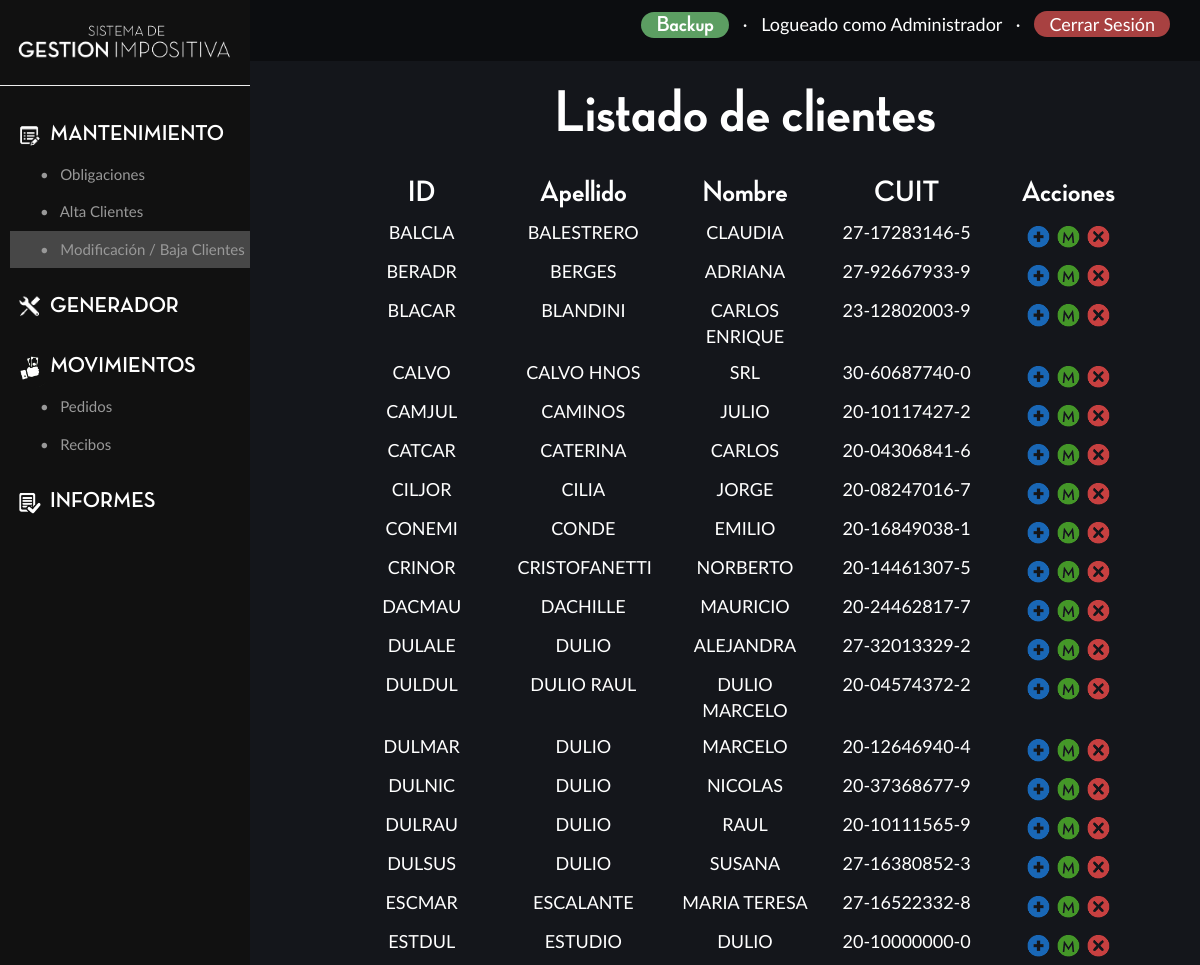
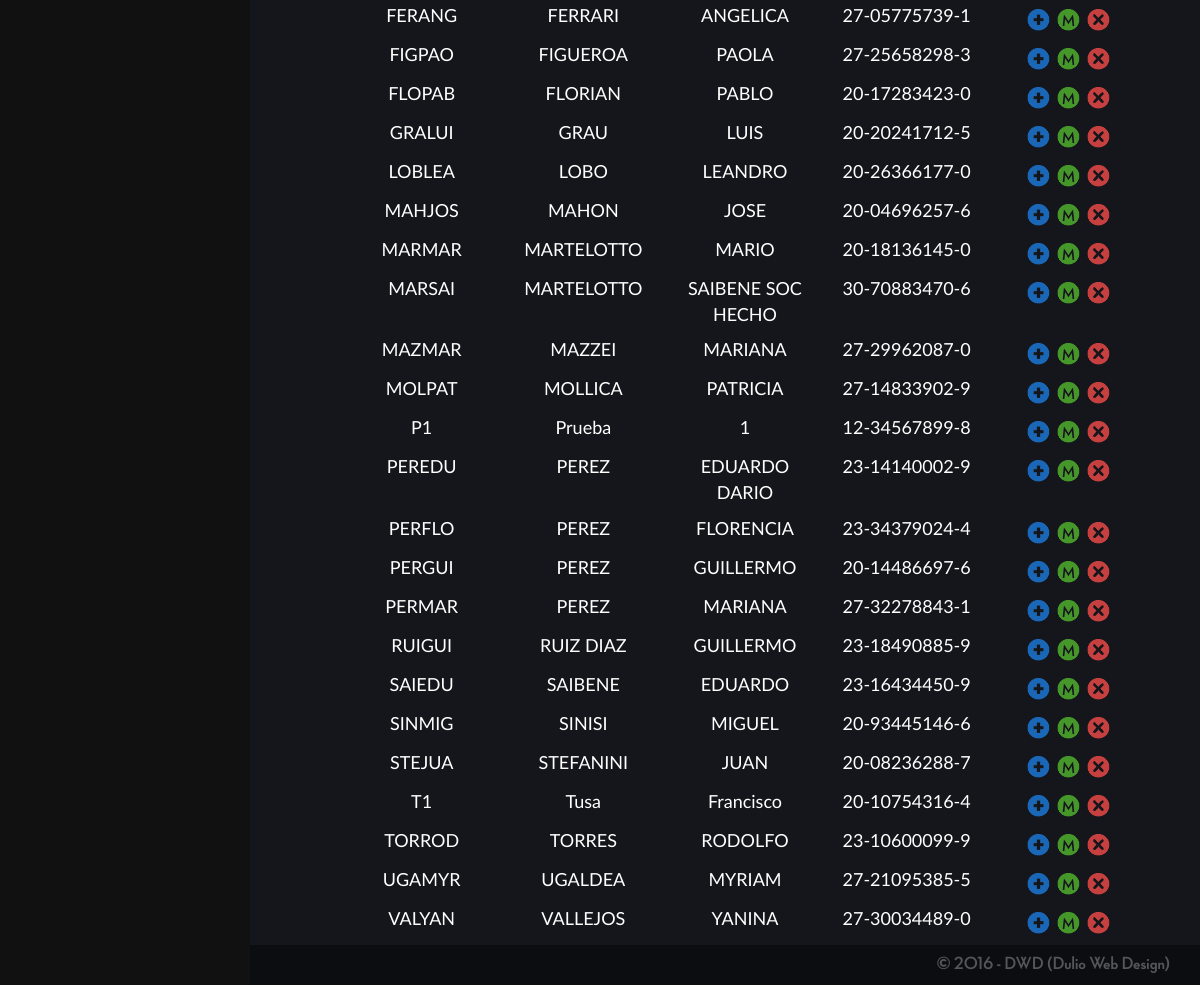
The page /modificacionBajaCliente.php (signed in) on the database its author committed (2 pictures, top to bottom).
### tables this page shows
CREATE TABLE `usuario` (
  `username` varchar(30) NOT NULL,
  `password` varchar(100) NOT NULL,
  `tipoUsuario` varchar(1) NOT NULL,
  PRIMARY KEY (`username`)
);

CREATE TABLE `cliente` (
  `idCliente` varchar(10) NOT NULL,
  `nombre` varchar(100) NOT NULL,
  `apellido` varchar(100) NOT NULL,
  `CUIT` varchar(11) DEFAULT NULL,
  `fechaNacimiento` date DEFAULT NULL,
  `nacionalidad` varchar(100) DEFAULT NULL,
  `mail` varchar(100) DEFAULT NULL,
  `celular` varchar(40) DEFAULT NULL,
  `companiaCelular` varchar(50) DEFAULT NULL,
  `telefonoFijo` varchar(40) DEFAULT NULL,
  `habilitado` tinyint(1) NOT NULL DEFAULT '1',
  `honorarioBase` float NOT NULL DEFAULT '0',
  PRIMARY KEY (`idCliente`)
);

### session.php (called while the page is built, shortened)
<?php
	require("conecto.php");
	$user_check=$_SESSION['login_user'];
	$ses_sql=mysqli_query($conexion, "SELECT username FROM usuario WHERE username='$user_check'");
	$row = mysqli_fetch_assoc($ses_sql);
	$login_session =$row['username'];
?>

### funciones.php (called while the page is built, shortened)
<?php
	require "conecto.php";
	function getTipoUsuario($username){
		global $conexion;
		$sql="SELECT tipoUsuario FROM usuario WHERE username = '$username'";
		$resultado = mysqli_query($conexion,$sql);
		$tipoUsuario = mysqli_fetch_row($resultado);
		return $tipoUsuario[0];
	}
?>

### modificacionBajaCliente.php (the view, shortened to what this page needs)
<?php
	include "session.php";
	include "funciones.php";
?>
<!doctype html>
<html>
<head>
    <link rel="stylesheet" href="css/bootstrap.css">
    <link rel="stylesheet" href="estilospanel.css">
</head>
<body>
	<?php
		include "conecto.php";
	?>
	<div class="lateral">
		<?php
			include "modificar/logoInside.php";
		?>
		<hr>
		<?php
			$tipoUsuario= getTipoUsuario($login_session);
			switch ($tipoUsuario) {
						case 0:
							include "modificar/menu0.php";
							break;
					}
		?>
	</div>
	<div class="principal">
		<div class="superior">
			<?php include "modificar/superior.php"; ?>
		</div>
		<div id="listado" class="contenido">
			<div class="row">
				<h1 align="center">
					Listado de clientes
				</h1>
			</div>
			<div class="row">
				<?php
					$sql = "SELECT * FROM cliente WHERE habilitado = 1 ORDER BY idCliente";
					$resultado = mysqli_query($conexion,$sql);
					echo"
						<div class='row'>
							<div class='col-sm-1'>
								<p align='center'>
								</p>
							</div>
							<div class='col-sm-2'>
								<h2 align='center'>
									ID
								</h2>
							</div>
							<div class='col-sm-2'>
								<h2 align='center'>
									Apellido
								</h2>
							</div>
							<div class='col-sm-2'>
								<h2 align='center'>
									Nombre
								</h2>
							</div>
							<div class='col-sm-2'>
								<h2 align='center'>
									CUIT
								</h2>
							</div>
							<div class='col-sm-2'>
								<h2 align='center'>
									Acciones
								</h2>
							</div>
							<div class='col-sm-1'>
								<p align='center'>
								</p>
							</div>
						</div>
						";
					while($clientes = mysqli_fetch_assoc($resultado)){
						$cuit = $clientes['CUIT'];
						$cuitAimprimir = $cuit[0].$cuit[1]."-".$cuit[2].$cuit[3].$cuit[4].$cuit[5].$cuit[6].$cuit[7].$cuit[8].$cuit[9]."-".$cuit[10];
						echo"
							<div class='row'>
								<div class='col-sm-1'>
									<p align='center'>
									</p>
								</div>
								<div class='col-sm-2'>
									<p align='center' class='listadoClientes'>
										".$clientes['idCliente']."
									</p>
								</div>
								<div class='col-sm-2'>
									<p align='center' class='listadoClientes'>
										".$clientes['apellido']."
									</p>
								</div>
								<div class='col-sm-2'>
									<p align='center' class='listadoClientes'>
										".$clientes['nombre']."
									</p>
								</div>
								<div class='col-sm-2'>
									<p align='center' class='listadoClientes'>
										".$cuitAimprimir."
									</p>
								</div>
								<div class='col-sm-2'>
									<p align='center'>
										<a class='verMas' href='#' id='".$clientes['idCliente']."'>
											<img src='img/mas.png' width='25px' alt='Ver Más'>
										</a>
										<a class='modificar' href='#' id='".$clientes['idCliente']."'>
											<img src='img/modificar.png' width='25px' alt='Modificar'>
										</a>
										<a class='eliminar' href='#' id='".$clientes['idCliente']."'>
											<img src='img/cross.png' width='25px' alt='Eliminar'>
										</a>
									</p>
								</div>
								<div class='col-sm-1'>
									<p align='center'>
									</p>
								</div>
							</div>
						";
					}
				?>
			</div>
		</div>
		<div class="inferior">
			<h4 align="right">
	    		<a target="_blank" class="footer" href="http://www.dulio.com.ar">&copy; 2016 - DWD (Dulio Web Design)</a>
	    	</h4>
		</div>
	</div>
</body>
</html>

### modificar/superior.php (shortened to what this page needs)
<?php
	$idTipoUsuario=getTipoUsuario($login_session);
	echo"
		<p class='logueadocomo' align='right'>
	";
	if($idTipoUsuario==0){
		echo"
					<a id='visitarsitio' href='quieresBackupear.php'>Backup</a> &nbsp; &middot; &nbsp;
				";
	}
				echo"
				Logueado como
				";
					switch ($idTipoUsuario) {
						case 0:
							$tipoUsuario = 'Administrador';
							break;
					}
						echo "$tipoUsuario";
				echo"
				&nbsp; &middot; &nbsp; <a id='cerrarsesion' href='backupAlternativo.php'>Cerrar Sesión</a>
			</p>
	";
?>

### estilospanel.css (style rules this page uses)
* { margin: 0; padding: 0; }
html { height: 100%; min-height: 100%; }
body { font-family: 'LatoR'; overflow-x: hidden; height: 100%; min-height: 100%; background-color: #14161b; }
h1, h2, h3, h4, h5, h6 { font-family: 'Neutra'; }
h1 { font-size: 60px; }
.lateral { width: 250px; position: fixed; height: 100%; background-color: #111111; color: #FFF; overflow-y: auto; }
.principal { margin-left: 250px; min-height: 100%; background-color: #14161b; color: #FFF; display: flex; flex-direction: column; justify-content: space-between; }
.superior { background-color: #0c0d10; }
.contenido { min-height: 80%; font-size: 20px; }
.inferior { background-color: #0c0d10; }
a { color: #FFF; }
.logueadocomo { font-size: 18px; padding: 10px 0px; padding-right: 30px; }
#visitarsitio { font-family: 'Neutra'; font-size: 22px; }
.footer { color:rgba(255,255,255,0.3); padding-right:30px; }
#visitarsitio { border-radius: 15px; padding: 2px 15px; background-color: #5c9e62; }
#cerrarsesion { border-radius: 15px; padding: 2px 15px; background-color: #a84141; }
#listado { margin-left: 40px; }
#cerrarsesion { color: #FFF; }
.listadoClientes { font-size: 18px; }

### rows shown on the page
usuario: tipoUsuario "Administrador"
cliente: idCliente "BALCLA", apellido "BALESTRERO", nombre "CLAUDIA", CUIT "27-17283146-5"
cliente: idCliente "BERADR", apellido "BERGES", nombre "ADRIANA", CUIT "27-92667933-9"
cliente: idCliente "BLACAR", apellido "BLANDINI", nombre "CARLOS ENRIQUE", CUIT "23-12802003-9"
cliente: idCliente "CALVO", apellido "CALVO HNOS", nombre "SRL", CUIT "30-60687740-0"
cliente: idCliente "CAMJUL", apellido "CAMINOS", nombre "JULIO", CUIT "20-10117427-2"
cliente: idCliente "CATCAR", apellido "CATERINA", nombre "CARLOS", CUIT "20-04306841-6"
cliente: idCliente "CILJOR", apellido "CILIA", nombre "JORGE", CUIT "20-08247016-7"
cliente: idCliente "CONEMI", apellido "CONDE", nombre "EMILIO", CUIT "20-16849038-1"
cliente: idCliente "CRINOR", apellido "CRISTOFANETTI", nombre "NORBERTO", CUIT "20-14461307-5"
cliente: idCliente "DACMAU", apellido "DACHILLE", nombre "MAURICIO", CUIT "20-24462817-7"
cliente: idCliente "DULALE", apellido "DULIO", nombre "ALEJANDRA", CUIT "27-32013329-2"
cliente: idCliente "DULDUL", apellido "DULIO RAUL", nombre "DULIO MARCELO", CUIT "20-04574372-2"
cliente: idCliente "DULMAR", apellido "DULIO", nombre "MARCELO", CUIT "20-12646940-4"
cliente: idCliente "DULNIC", apellido "DULIO", nombre "NICOLAS", CUIT "20-37368677-9"
cliente: idCliente "DULRAU", apellido "DULIO", nombre "RAUL", CUIT "20-10111565-9"
cliente: idCliente "DULSUS", apellido "DULIO", nombre "SUSANA", CUIT "27-16380852-3"
cliente: idCliente "ESCMAR", apellido "ESCALANTE", nombre "MARIA TERESA", CUIT "27-16522332-8"
cliente: idCliente "ESTDUL", apellido "ESTUDIO", nombre "DULIO", CUIT "20-10000000-0"
cliente: idCliente "FERANG", apellido "FERRARI", nombre "ANGELICA", CUIT "27-05775739-1"
cliente: idCliente "FIGPAO", apellido "FIGUEROA", nombre "PAOLA", CUIT "27-25658298-3"
cliente: idCliente "FLOPAB", apellido "FLORIAN", nombre "PABLO", CUIT "20-17283423-0"
cliente: idCliente "GRALUI", apellido "GRAU", nombre "LUIS", CUIT "20-20241712-5"
cliente: idCliente "LOBLEA", apellido "LOBO", nombre "LEANDRO", CUIT "20-26366177-0"
cliente: idCliente "MAHJOS", apellido "MAHON", nombre "JOSE", CUIT "20-04696257-6"
cliente: idCliente "MARMAR", apellido "MARTELOTTO", nombre "MARIO", CUIT "20-18136145-0"
cliente: idCliente "MARSAI", apellido "MARTELOTTO", nombre "SAIBENE SOC HECHO", CUIT "30-70883470-6"
cliente: idCliente "MAZMAR", apellido "MAZZEI", nombre "MARIANA", CUIT "27-29962087-0"
cliente: idCliente "MOLPAT", apellido "MOLLICA", nombre "PATRICIA", CUIT "27-14833902-9"
cliente: idCliente "P1", apellido "Prueba", nombre "1", CUIT "12-34567899-8"
cliente: idCliente "PEREDU", apellido "PEREZ", nombre "EDUARDO DARIO", CUIT "23-14140002-9"
cliente: idCliente "PERFLO", apellido "PEREZ", nombre "FLORENCIA", CUIT "23-34379024-4"
cliente: idCliente "PERGUI", apellido "PEREZ", nombre "GUILLERMO", CUIT "20-14486697-6"
cliente: idCliente "PERMAR", apellido "PEREZ", nombre "MARIANA", CUIT "27-32278843-1"
cliente: idCliente "RUIGUI", apellido "RUIZ DIAZ", nombre "GUILLERMO", CUIT "23-18490885-9"
cliente: idCliente "SAIEDU", apellido "SAIBENE", nombre "EDUARDO", CUIT "23-16434450-9"
cliente: idCliente "SINMIG", apellido "SINISI", nombre "MIGUEL", CUIT "20-93445146-6"
cliente: idCliente "STEJUA", apellido "STEFANINI", nombre "JUAN", CUIT "20-08236288-7"
cliente: idCliente "T1", apellido "Tusa", nombre "Francisco", CUIT "20-10754316-4"
cliente: idCliente "TORROD", apellido "TORRES", nombre "RODOLFO", CUIT "23-10600099-9"
cliente: idCliente "UGAMYR", apellido "UGALDEA", nombre "MYRIAM", CUIT "27-21095385-5"
cliente: idCliente "VALYAN", apellido "VALLEJOS", nombre "YANINA", CUIT "27-30034489-0"
